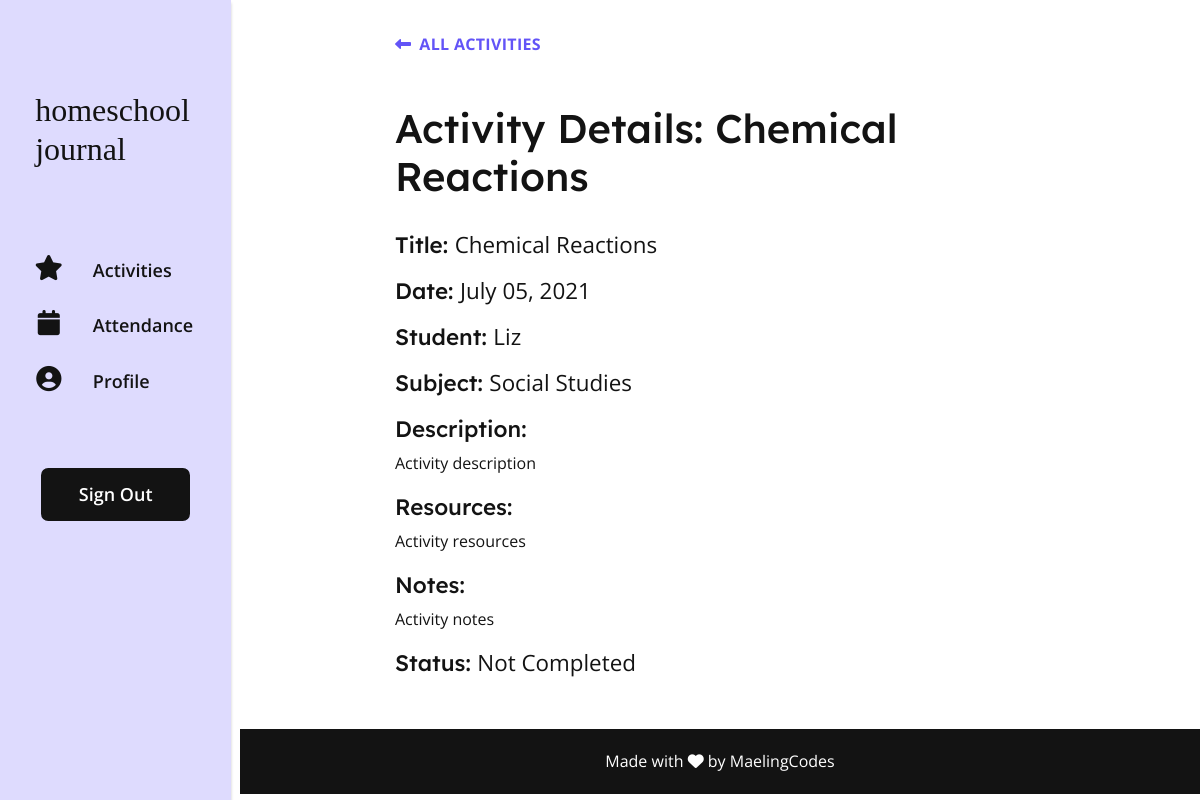
The page /details/2 (signed in) on the database its author committed.
### app/models.py (models this page shows, shortened)
class Activity(db.Model):
    id = db.Column(db.Integer, primary_key=True)
    title = db.Column(db.String(150), index=True, nullable=False)
    user_id = db.Column(db.Integer, db.ForeignKey('user.id'), index=True)
    subject_id = db.Column(db.Integer, db.ForeignKey('subject.id'), index=True, nullable=False)
    student_id = db.Column(db.Integer, db.ForeignKey('student.id'), index=True, nullable=False)
    description = db.Column(db.Text, index=True)
    resources = db.Column(db.Text, index=True)
    activity_date = db.Column(db.DateTime, index=True, nullable=False)
    notes = db.Column(db.Text, index=True)
    status = db.Column(db.String(64), index=True, nullable=False)

class Student(db.Model):
    id = db.Column(db.Integer, primary_key=True)
    student_name = db.Column(db.String(64), index=True)
    user_id = db.Column(db.Integer, db.ForeignKey('user.id'))
    attendance = db.relationship('Attendance', backref='student', lazy='dynamic')
    activities = db.relationship('Activity', backref='student', lazy='dynamic')
    def __str__(self):
        return self.student_name

class Subject(db.Model):
    id = db.Column(db.Integer, primary_key=True)
    user_id = db.Column(db.Integer, db.ForeignKey('user.id'), index=True)
    subject_name = db.Column(db.String(64), index=True)
    activities = db.relationship('Activity', backref='subject', lazy='dynamic')
    def __str__(self):
        return self.subject_name

### app/routes.py (the view)
@app.route('/details/<string:id>')
@login_required
def details(id):
    activity = db.session.query(Activity).filter_by(id=id).first()
    return render_template('details.html', activity=activity)

### app/__init__.py (called while the page is built)
@app.template_filter()
def datetime_format_filter(value, format='%B %d, %Y'):
    return value.strftime(format)

### app/models.py (called while the page is built)
@login.user_loader
def load_user(id):
    return User.query.get(int(id))

### app/templates/details.html (shortened to what this page needs)
{% extends 'base.html' %}
{% block content %}
    <div class="activity">
        <a class="activity__btn-back" href="{{ url_for('log') }}"><i class="fas fa-long-arrow-alt-left controls-icon"></i>All Activities</a>
        <h1 class="activity__title"> Activity Details: {{ activity.title }}</h1>
        <div class="activity__content">
            <div class="activity__content-group">
                <h2 class="activity__content-label">Title: <span class="activity__content-data">{{ activity.title }}</span></h2>
            </div>
            <div class="activity__content-group">
                <h2 class="activity__content-label">Date: <span class="activity__content-data">{{ activity.activity_date | datetime_format_filter }}</span></h2>
            </div>
            <div class="activity__content-group">
                <h2 class="activity__content-label">Student: <span class="activity__content-data">{{ activity.student }}</span></h2>
            </div>
            <div class="activity__content-group">
                <h2 class="activity__content-label">Subject: <span class="activity__content-data">{{ activity.subject }}</span></h2>
            </div>
            <div class="activity__content-group">
                <h2 class="activity__content-label">Description:</h2>
                <p>{{ activity.description }}</p>
            </div>
            <div class="activity__content-group">
                <h2 class="activity__content-label">Resources:</h2>
                <p>{{ activity.resources }}</p>
            </div>
            <div class="activity__content-group">
                <h2 class="activity__content-label">Notes:</h2>
                <p>{{ activity.notes }}</p>
            </div>
            <div class="activity__content-group">
                <h2 class="activity__content-label">Status: <span class="activity__content-data">{{ activity.status }}</span></h2>
            </div>
        </div>
    </div>
{% endblock %}

### app/static/style.css (style rules this page uses)
:root { --black: #131313; --white: #FFFFFF; --bg-light: #EBF6F2; --bg-navbar: #DEDBFE; --bg-dark: #167973; --bg-activity-display: hsla(245, 100%, 95%, 0.9); --bg-completed: hsla(160, 36%, 88%, 1); --bg-notcompleted: hsla(246, 91%, 65%, 0.21); --bg-cell-hover: hsla(245, 100%, 96%, 0.7); --bg-cell-hover-dark: hsla(245, 100%, 93%, 0.7); --completed-color: hsla(176, 69%, 28%, 1); --notcompleted-color: hsla(246, 54%, 53%, 1); --content-bg-light: #D7ECE5; --attendance-bg:#FBE6CC; --link-color: #6354F7; --link-hover-color: #872CA7; --highlight-color: #6354F7; --btn-bright: #6354F7; --btn-bright-hover: #872CA7; --btn-activity-display: hsla(246, 91%, 65%, 1); --btn-activity-display-hover: hsla(246, 91%, 55%, 1); --btn-bg-color-light: #C7C4E3; --btn-edit: hsla(33, 85%, 89%, 1); --btn-details: hsla(220, 78%, 89%, 1); --btn-delete: hsla(3, 56%, 49%, 0.3); --btn-edit-hover: hsla(33, 85%, 79%, 1); --btn-details-hover: hsla(220, 78%, 79%, 1); --btn-delete-hover: hsla(3, 66%, 42%, 0.4); --alert-color: rgba(196, 61, 55, 0.3); --header-icon-hover-color: #872CA7; --border-light: #dee2e6; --border-dark: #167973; }
*, *:before, *:after { box-sizing: border-box; }
p { margin: 0; padding: 0; }
body { margin: 0; padding: 0; background-color: var(--white); color: #131313; font-family: 'Open Sans', sans-serif; font-weight: 400; }
a { text-decoration:none; color: var(--link-color); cursor: pointer; }
h1, h2, h3, h4 { font-family: "Lexend Deca", serif; }
.controls-icon { margin-right: 0.5em; }
.activity__btn-back { display: block; font-weight: 700; text-transform: uppercase; letter-spacing: 0.02em; margin-bottom: 3em; }
.activity__title { margin-bottom: 0.6em; }
.activity__content { margin-top: 2em; }
.activity__content-group { margin-bottom: 1.2em; }
.activity__content-label { font-size: 1.4rem; }
.activity__content-data { font-family: 'Open Sans', sans-serif; font-weight: 400; }
@media screen and (min-width: 650px) { .activity { max-width: 650px; margin: 0 auto; } }

### rows shown on the page
Activity: title "Chemical Reactions", activity_date "July 05, 2021", description "Activity description", resources "Activity resources", notes "Activity notes", status "Not Completed"
Student: student "Liz"
Subject: subject "Social Studies"
